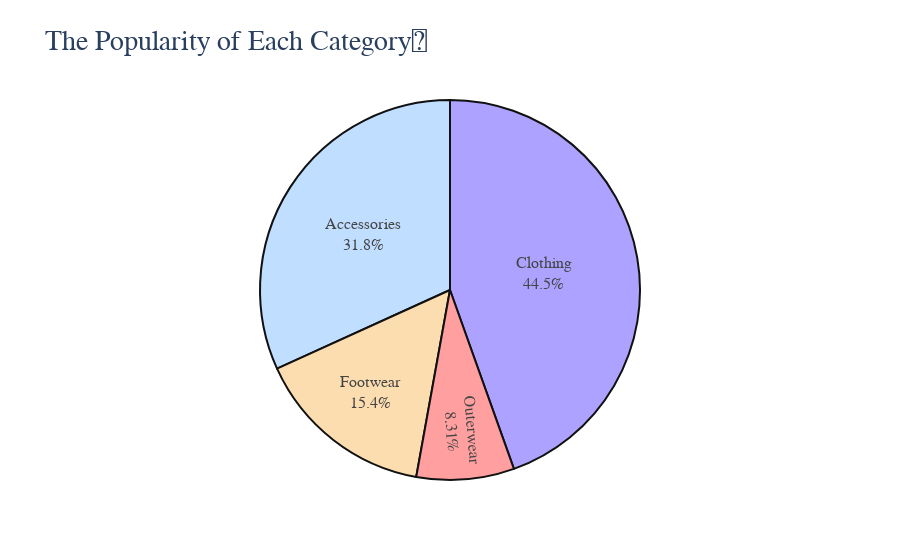

Notebook code cell kept with this figure:
### Code cell
# The Main Function For This Pie Chart Created in The Top 
fig  = create_pie_chart(the_data=category, 
                        the_title="The Popularity of Each Category👔")

fig.update_traces(
    textfont= {
        "family": "tahoma",
        "size": 16,  
    },
    textinfo = "label+percent",
    hovertemplate = "Category: %{label}<br>Popularity (%): %{percent}",
    marker=dict(line=dict(color='#111', width=2))
)

iplot(fig)

### Figure 1 — Plotly figure (JSON) as saved in the notebook; plotly's stock layout.template omitted (floating-point values rounded to 4 significant figures)
{"data": [{"domain": {"x": [0, 1], "y": [0, 1]}, "hovertemplate": "Category: %{label}<br>Popularity (%): %{percent}", "labels": ["Clothing", "Accessories", "Footwear", "Outerwear"], "legendgroup": "", "marker": {"line": {"color": "#111", "width": 2}}, "name": "", "showlegend": true, "textfont": {"family": "tahoma", "size": 16}, "textinfo": "label+percent", "type": "pie", "values": [1737, 1240, 599, 324]}], "layout": {"legend": {"tracegroupgap": 0}, "piecolorway": ["#ADA2FF", "#C0DEFF", "#FCDDB0", "#FF9F9F"], "showlegend": false, "title": {"font": {"family": "tahoma", "size": 28}, "text": "The Popularity of Each Category👔"}}}
